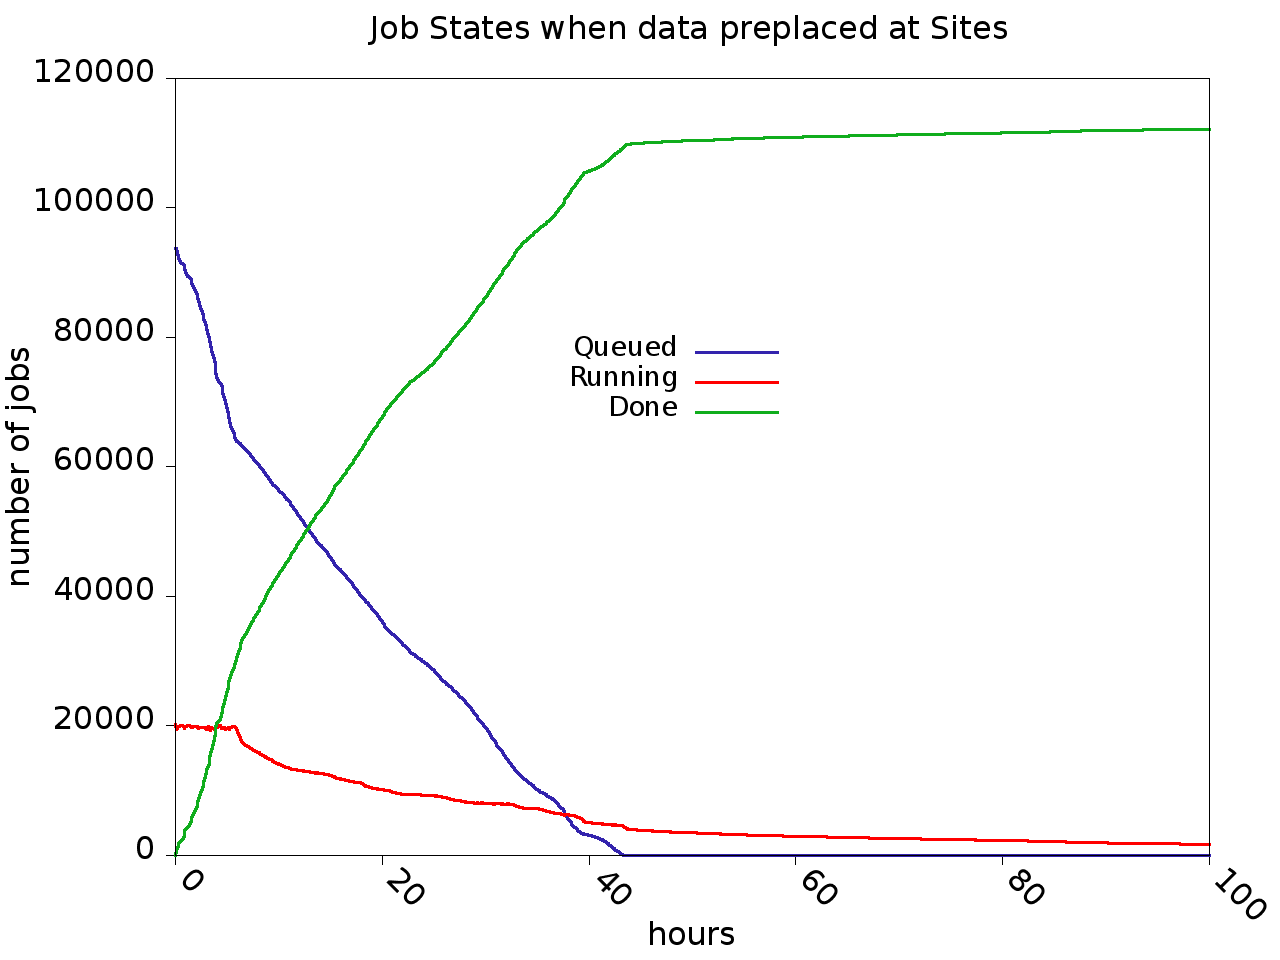

Source code (gnuplot):
set terminal png notransparent medium nocrop enhanced size 1280,960 font arial 24
set output 'todayCPU.png'
set title "Job States when data preplaced at Sites"
set title font "*,24"
set xlabel "hours"
set xlabel font "*,24"
set xlabel offset 0,-3.
set ylabel "number of jobs"
set ylabel font "*,24"
set ylabel offset -10.
#set origin -0.1,0
set xrange [0:100]
set yrange [0:120000]
#set xtics out border nomirror rotate by -45 offset character 0,-0.2,0
set xtics out border nomirror rotate by -45 offset character -0.2,0,0
set xtics font "*,24"
set ytics font "*,24"
set grid
set ytics out border nomirror
set key at 60.,80000.
set key font "*,20"
#set style fill solid 1.0
set style line 1 linetype 2 linecolor rgb "black"   linewidth 2.000 pointtype 3 pointsize 0.1
# green
set style line 2 linetype 2 linecolor rgb "#10ad1d"   linewidth 3.000 pointtype 3 pointsize 0.1
set style line 3 linetype 2 linecolor rgb "red"    linewidth 3.000 pointtype 3 pointsize 0.1
set style line 4 linetype 2 linecolor rgb "#3323ad"   linewidth 3.000 pointtype 3 pointsize 0.1
set style line 5 linetype 2 linecolor rgb "purple" linewidth 3.000 pointtype 3 pointsize 0.1
set style fill solid
plot \
'todayCPU.txt' using 1:2 with linespoints ls 4 title 'Queued', \
'todayCPU.txt' using 1:3 with linespoints ls 3 title 'Running', \
'todayCPU.txt' using 1:4 with linespoints ls 2 title 'Done'
